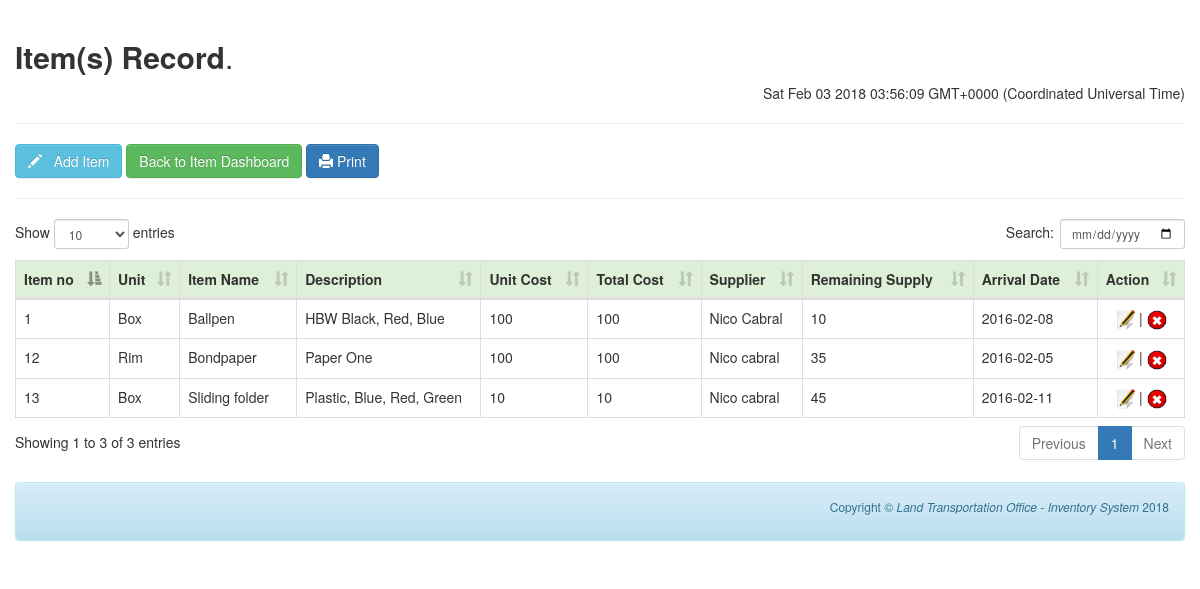
The app's page /OnlineInventory_Final/items/index.php (signed in), older data.
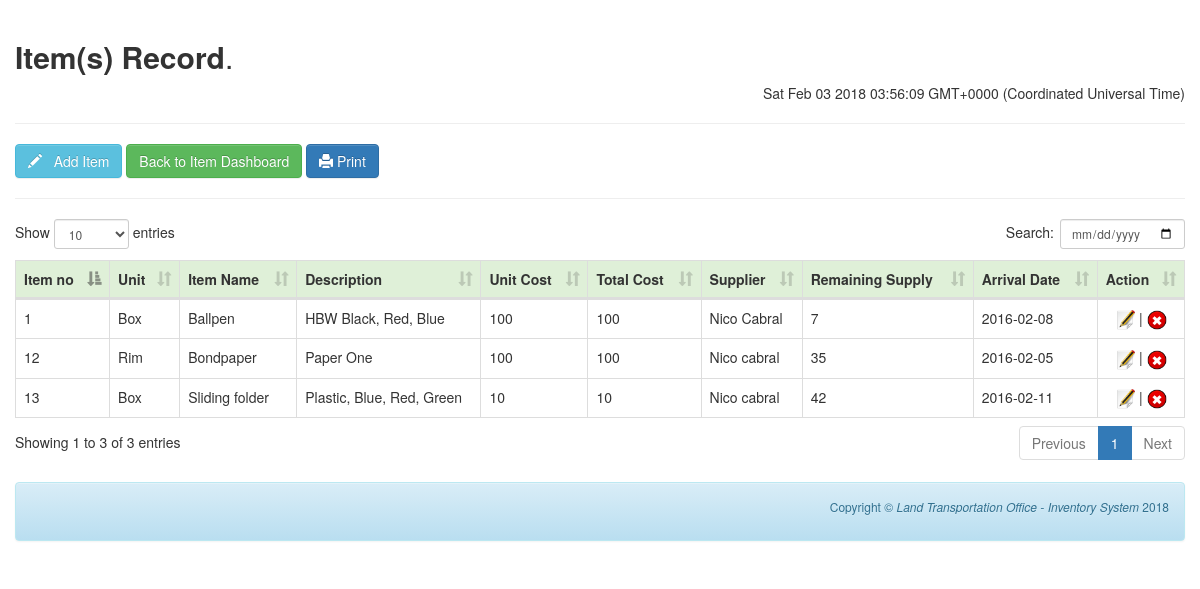
The same page, newer data.
### tables this page shows
CREATE TABLE `tbl_supplies` (
  `itemno` int(10) NOT NULL AUTO_INCREMENT,
  `stock_no` varchar(100) NOT NULL,
  `qty` varchar(50) NOT NULL,
  `unit` varchar(20) NOT NULL,
  `itemname` varchar(20) NOT NULL,
  `description` text NOT NULL,
  `unit_cost` int(20) NOT NULL,
  `total_cost` int(20) NOT NULL,
  `supplier` varchar(40) NOT NULL,
  `remaining_supply` varchar(20) NOT NULL,
  `arrival_date` date NOT NULL,
  PRIMARY KEY (`itemno`)
);

### OnlineInventory_Final/items/index.php (the view, shortened to what this page needs)
<!DOCTYPE html PUBLIC "-//W3C//DTD XHTML 1.0 Transitional//EN" "http://www.w3.org/TR/xhtml1/DTD/xhtml1-transitional.dtd">
<html xmlns="http://www.w3.org/1999/xhtml">
<head>
<link href="bootstrap/css/bootstrap.min.css" rel="stylesheet" media="screen">
<link href="bootstrap/css/bootstrap-theme.min.css" rel="stylesheet" media="screen">
<link href="assets/datatables.min.css" rel="stylesheet" type="text/css">
</head>
<body>
    <br />
  <div class="container-fluid">
        <h2 class="form-signin-heading"><strong>Item(s) Record</strong>.</h2><p align="right"> <?php echo '<script> document.write(Date());</script>';?></p><hr />
        <button class="btn btn-info" type="button" id="btn-add"> <span class="glyphicon glyphicon-pencil"></span> &nbsp; Add Item</button>
        <a href="../stockcard.php"><button class="btn btn-success">Back to Item Dashboard</button></a>
        <a href="../print.php"><button class="btn btn-primary"><span class="glyphicon glyphicon-print"></span>&nbsp;Print</button></a>
        <hr />
        <div class="content-loader">
        <table cellspacing="0" width="100%" id="example" class="table table-bordered table-hover table-responsive">
        <thead>
        <tr class="success">
        <th>Item no</th>
        <th>Unit</th>
        <th>Item Name</th>
        <th>Description</th>
        <th>Unit Cost</th>
        <th>Total Cost</th>
        <th>Supplier</th>
        <th>Remaining Supply</th>
        <th>Arrival Date</th>
        <th>Action</th>
        </tr>
        </thead>
        <tbody>
        <?php
        require_once 'dbconfig.php';
        $stmt = $db_con->prepare("SELECT * FROM tbl_supplies ORDER BY itemno DESC");
        $stmt->execute();
		while($row=$stmt->fetch(PDO::FETCH_ASSOC))
		{
			?>
			<tr>
			<td><?php echo $row['itemno']; ?></td>
			<td><?php echo $row['unit']; ?></td>
			<td><?php echo $row['itemname']; ?></td>
			<td><?php echo $row['description']; ?></td>
            <td><?php echo $row['unit_cost'];?></td>
			<td><?php echo $row['total_cost'];?></td>
			<td><?php echo $row['supplier'];?></td>
            <td><?php echo $row['remaining_supply'];?></td>
            <td><?php echo $row['arrival_date'];?></td>
			<td align="center">
			<a id="<?php echo $row['itemno']; ?>"  class="edit-link" href="#" title="Edit">
			<img src="edit.png" width="20px" /></a>
            </a> | <a id="<?php echo $row['itemno']; ?>" class="delete-link" href="#" title="Delete">
			<img src="delete.png" width="20px" />
            </a></td>
			</tr>
			<?php
		}
		?>
        </tbody>
        </table>
        </div>
    </div>
    <br />
    <div class="container-fluid">
        <div class="alert alert-info">
        <footer>
                        <p style="font-size:12px; text-align:right";> Copyright &copy; <em>Land Transportation Office - Inventory System</em> <?php echo date('Y');?></p>
                    </footer>
        </div>
    </div>
</body>
</html>

Row changes from the older to the newer data that the page shows:
changed tbl_supplies "Sliding folder": remaining_supply "45" → "42"
changed tbl_supplies "Ballpen": remaining_supply "10" → "7"
